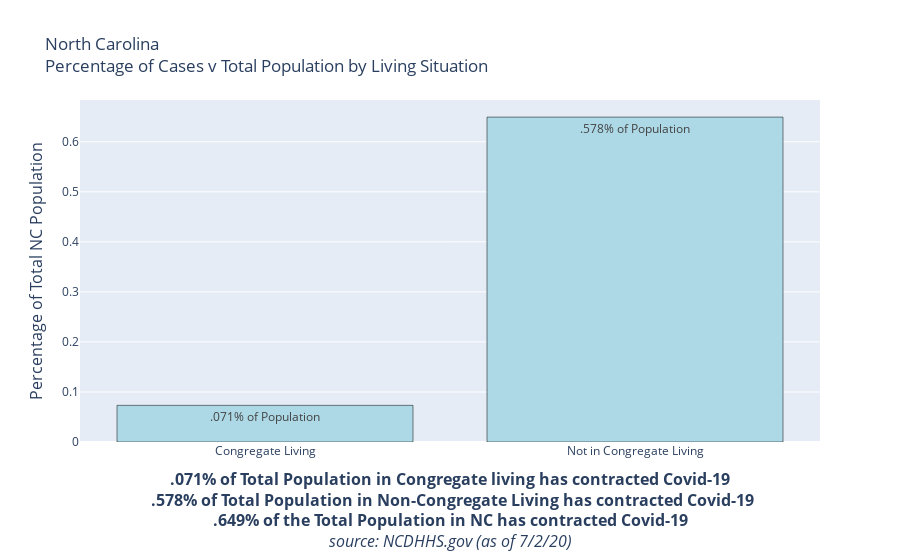

The notebook cell this image was saved under:
### Code cell
fig = go.Figure(data=[
    go.Bar(name = '% Of All Deaths', x=df_grouped.reset_index()['Congregate_Living'],y = df_grouped.reset_index()['%TotalPop/Cases'], text=['.071% of Population','.578% of Population'],marker_color='lightblue',
            textposition='inside',marker_line_color='black')
#     go.Bar(name = '% Of All Cases', x=df_grouped.reset_index()['Congregate_Living'],y = df_grouped.reset_index()['%TotalPop/Cases'],text=['11% of All Cases', '89% of All Cases'],marker_color='lightblue',
#             textposition='inside',marker_line_color='black', textfont=dict(color="black"), hoverinfo='none')
])
# Change the bar mode
fig.update_layout(barmode='group', title = 'North Carolina<br>Percentage of Cases v Total Population by Living Situation',
    yaxis=dict(
        title='Percentage of Total NC Population',
        titlefont_size=16,
        tickfont_size=12,
    ),
    xaxis=dict(
        title="<b>.071% of Total Population in Congregate living has contracted Covid-19<br> .578% of Total Population in Non-Congregate Living has contracted Covid-19<br>.649% of the Total Population in NC has contracted Covid-19</b><br><i>source: NCDHHS.gov (as of 7/2/20)</i>",
        titlefont_size=16,
        tickfont_size=12,
    ),              
    legend=dict(
        x=0,
        y=1.0,
        bgcolor='rgba(255, 255, 255, 0)',
        bordercolor='rgba(255, 255, 255, 0)'
    ))

fig.show()

### Figure 1 — Plotly figure (JSON) as saved in the notebook; plotly's stock layout.template omitted (floating-point values rounded to 4 significant figures)
{"data": [{"marker": {"color": "lightblue", "line": {"color": "black"}}, "name": "% Of All Deaths", "text": [".071% of Population", ".578% of Population"], "textposition": "inside", "type": "bar", "x": ["Congregate Living", "Not in Congregate Living"], "y": [0.07325, 0.6494]}], "layout": {"autosize": true, "barmode": "group", "legend": {"bgcolor": "rgba(255, 255, 255, 0)", "bordercolor": "rgba(255, 255, 255, 0)", "x": 0, "y": 1}, "title": {"text": "North Carolina<br>Percentage of Cases v Total Population by Living Situation"}, "xaxis": {"autorange": true, "range": [-0.5, 1.5], "tickfont": {"size": 12}, "title": {"font": {"size": 16}, "text": "<b>.071% of Total Population in Congregate living has contracted Covid-19<br> .578% of Total Population in Non-Congregate Living has contracted Covid-19<br>.649% of the Total Population in NC has contracted Covid-19</b><br><i>source: NCDHHS.gov (as of 7/2/20)</i>"}, "type": "category"}, "yaxis": {"autorange": true, "range": [0, 0.6835], "tickfont": {"size": 12}, "title": {"font": {"size": 16}, "text": "Percentage of Total NC Population"}, "type": "linear"}}}
